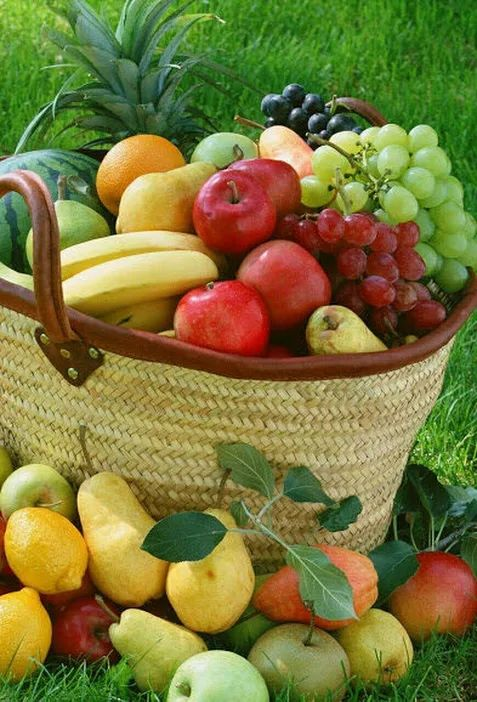
#> input picture Task5/IMG2.jpg, 477 x 702 px
$ python Task5.py
#> lines starting #> are read from the running program, lines starting #| are printed output that depends on the picture; after the words box and inside, x2 and y2 are one past the last pixel; in counts of white or black regions, pixels touching at a corner belong together
import cv2
import numpy as np
from sklearn.cluster import KMeans
import matplotlib.pyplot as plt

# === Load image ===
img = cv2.imread('IMG2.jpg')
#> img is the input picture: shape (702, 477, 3); mean B, G, R 57.4, 119.5, 121.9
original = img.copy()

# === Resize for faster processing ===
img = cv2.resize(img, (256, 256))
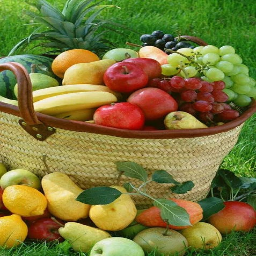
#> img: shape (256, 256, 3); mean B, G, R 57.3, 119.3, 121.8
original = cv2.resize(original, (256, 256))

# === Reshape and normalize ===
Z = img.reshape((-1, 3))
Z = np.float32(Z)

# === KMeans clustering ===
k = 5
kmeans = KMeans(n_clusters=k, random_state=42, n_init=10)
labels = kmeans.fit_predict(Z)
centers = np.uint8(kmeans.cluster_centers_)
segmented_data = centers[labels.flatten()]
segmented_img = segmented_data.reshape((img.shape))
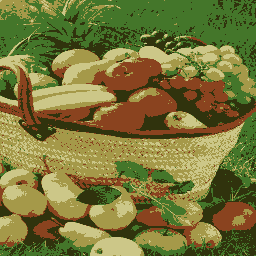
#> segmented_img: shape (256, 256, 3); mean B, G, R 56.7, 118.6, 121.2

# === Convert to grayscale for contour detection ===
gray = cv2.cvtColor(segmented_img, cv2.COLOR_BGR2GRAY)
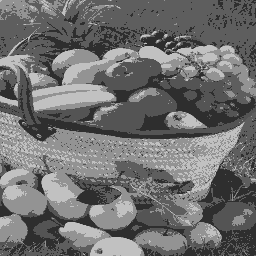
#> gray: shape (256, 256); min 46, max 193, mean 112.1
blurred = cv2.GaussianBlur(gray, (5, 5), 0)
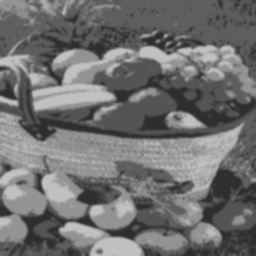
#> blurred: shape (256, 256); min 46, max 193, mean 112.1
_, thresh = cv2.threshold(blurred, 0, 255, cv2.THRESH_BINARY + cv2.THRESH_OTSU)
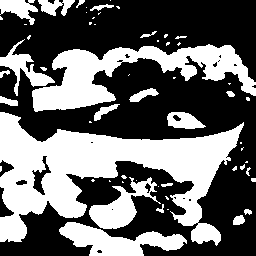
#> thresh: shape (256, 256); 41.2% white; 58 white regions (36 under 20 px)

# === Find contours ===
contours, _ = cv2.findContours(thresh, cv2.RETR_EXTERNAL, cv2.CHAIN_APPROX_SIMPLE)
#> contours = 58 contours, 40 with area under 20; largest, box (x1, y1, x2, y2) and area: (0, 112, 244, 246) 13584, (32, 44, 256, 112) 5834, (59, 222, 187, 256) 2079, (89, 177, 161, 229) 1408, (0, 39, 55, 96) 740

# === Draw bounding boxes on original image ===
for cnt in contours:
    x, y, w, h = cv2.boundingRect(cnt)
    if w > 10 and h > 10:  # Skip tiny regions
        cv2.rectangle(original, (x, y), (x + w, y + h), (0, 255, 0), 2)
#> this loop made 58 passes
#> (x, y, w, h) on passes 1, 2, 3, 5, 6, 7, 8, 10, 12, 13, 14, 15: (59, 222, 128, 34), (233, 215, 12, 10), (244, 209, 8, 6), (156, 204, 8, 9), (165, 196, 4, 4), (158, 186, 1, 1), (161, 183, 12, 4), (136, 180, 1, 1), (91, 179, 4, 3), (251, 178, 5, 4), (89, 177, 72, 52), (121, 175, 6, 4)
#> (cnt, x, y, w, h) on passes 4, 9, 11, 18, 20, 22: ([[167, 209], [168, 209]], 167, 209, 2, 1), ([[122, 181], [122, 182], [123, 182]], 122, 181, 2, 2), ([[109, 180], [109, 181], [110, 181]], 109, 180, 2, 2), ([[0, 166], [0, 171], [1, 170], [1, 166]], 0, 166, 2, 6), ([[246, 161], [245, 162], [247, 162], [247, 161]], 245, 161, 3, 2), ([[240, 142], [240, 143], [241, 143], [241, 142]], 240, 142, 2, 2)
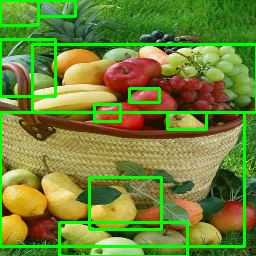
#> original: shape (256, 256, 3); 9.66% of pixels changed, all inside (x1, y1, x2, y2) = (0, 0, 256, 256)

# === Display using matplotlib ===
plt.figure(figsize=(12, 6))

plt.subplot(1, 2, 1)
plt.title("Original with Cluster Boxes")
plt.imshow(cv2.cvtColor(original, cv2.COLOR_BGR2RGB))
plt.axis('off')

plt.subplot(1, 2, 2)
plt.title("Segmented Image")
plt.imshow(cv2.cvtColor(segmented_img, cv2.COLOR_BGR2RGB))
plt.axis('off')

plt.tight_layout()
plt.show()
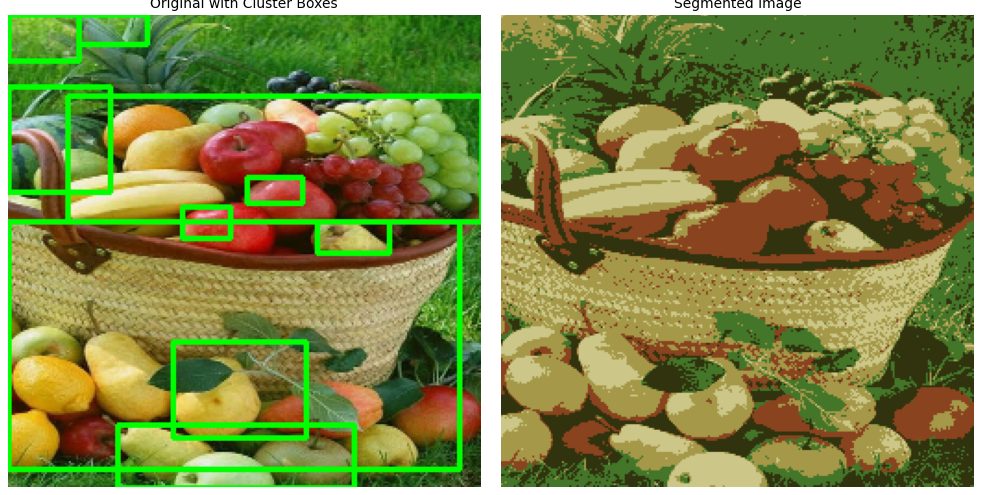
#> figure drawn by matplotlib, 2 panels
